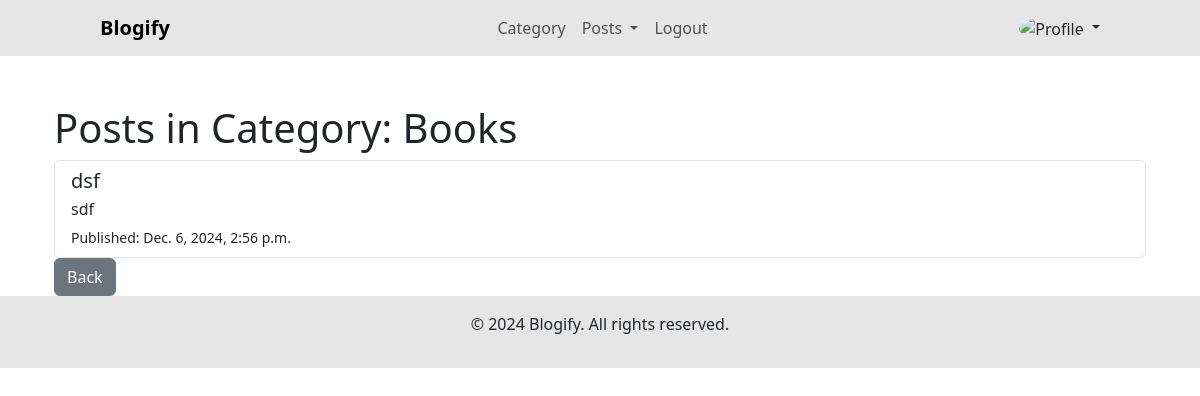
Page /Users/category/25/ on the earlier database version.
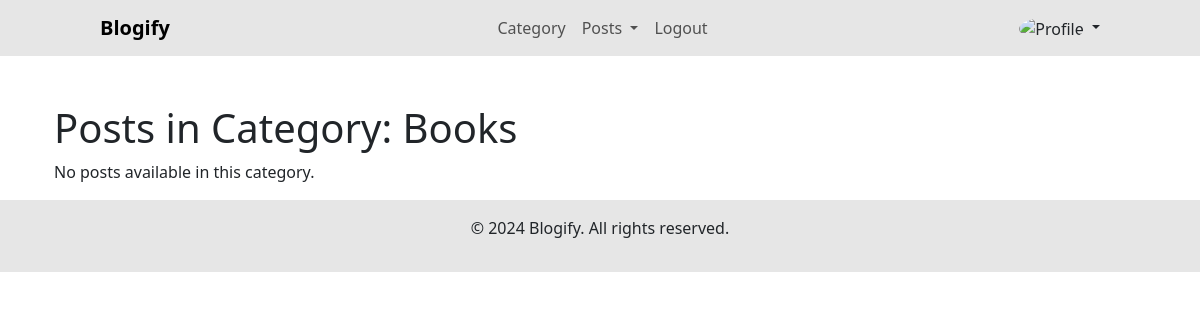
Same page on the later database version.
### blog/models.py (models this page shows, shortened)
class Post(models.Model):
    title = models.CharField(max_length=200)
    content = models.TextField()
    author = models.ForeignKey(settings.AUTH_USER_MODEL, on_delete=models.CASCADE, related_name='posts')
    created_at = models.DateTimeField(auto_now_add=True)
    updated_at = models.DateTimeField(auto_now=True)
    published = models.BooleanField(default=False)
    slug = models.SlugField(unique=True)  # A slug to be used in the URL
    category = models.ForeignKey(Category, on_delete=models.CASCADE, related_name='posts', null=True, blank=True)  # Link to Category
    image = models.ImageField(upload_to='post_images/', null=True, blank=True)

### User/views.py (the view)
# urls.py: path('category/<int:category_id>/', views.UserCategoryPosts, name='user_category_post'),
def UserCategoryPosts(request, category_id):
    category = get_object_or_404(Category, id=category_id)
    posts = Post.objects.filter(category=category)
    return render(request, 'user/user_category_posts.html', {'category': category, 'posts': posts})

### User/templates/user/user_category_posts.html
{% extends 'user/user_base.html' %}
{% block content %}
<div class="container mt-5">
    <h1>Posts in Category: {{ category.name }}</h1>
    {% if posts %}
        <div class="list-group">
            {% for post in posts %}
                <a href="{% url 'user_post_detail' post.id %}" class="list-group-item list-group-item-action">
                    <h5 class="mb-1">{{ post.title }}</h5>
                    <p class="mb-1">{{ post.content|truncatewords:20 }}</p>
                    <small>Published: {{ post.created_at }}</small>
                </a>
            {% endfor %}
        </div>
        <a href="{% url 'user_category_list'%}" class="btn btn-secondary">Back</a>
    {% else %}
        <p>No posts available in this category.</p>
    {% endif %}
</div>
{% endblock %}

Differences in the rows shown:
removed Post: title "dsf", content "sdf", created_at "Dec. 6, 2024, 2:56 p.m."
Other differences:
text no longer shown: "Back"
text now shown: "No posts available in this category."
